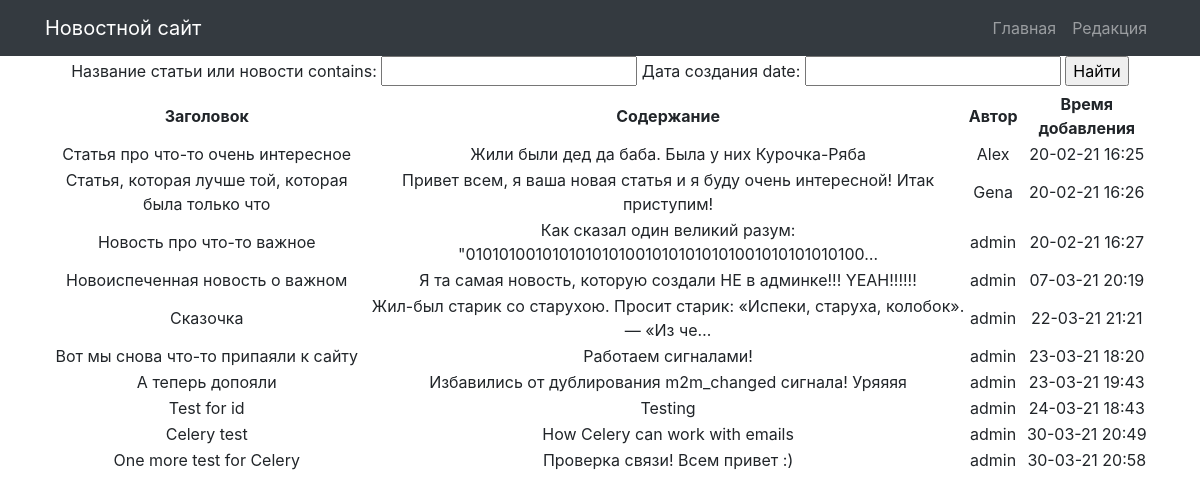
The app's page /search/, older data.
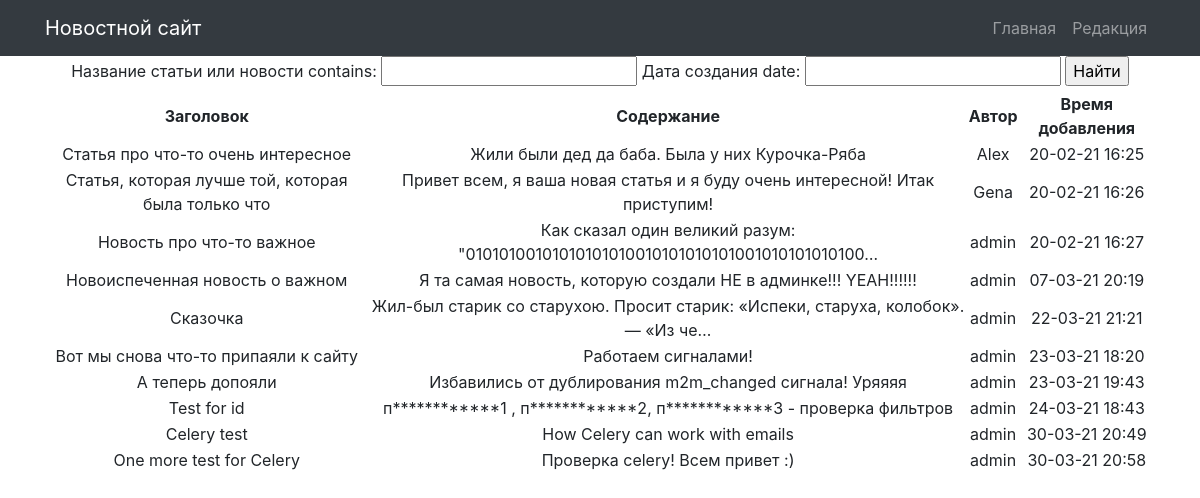
The same page, newer data.
### news/models.py (models this page shows, shortened)
class Post(models.Model):
    ARTICLE_TYPES = (
        ('news', 'Новости'), ('article', 'Статья')
    )
    article_author = models.ForeignKey(Author, on_delete=models.CASCADE, verbose_name=_('Автор статьи или новости'),
                                       related_name='posts')
    article_choice = models.CharField(max_length=50, choices=ARTICLE_TYPES)
    article_time_in = models.DateTimeField(auto_now_add=True, verbose_name=_('Дата создания'))
    article_category = models.ManyToManyField(Category, verbose_name=_('Категория публикации'))
    article_title = models.CharField(max_length=255, verbose_name=_('Название статьи или новости'))
    article_text = models.TextField(verbose_name=_('Основной текст статьи'))
    article_rating = models.IntegerField(default=0, verbose_name=_('Рейтинг публикации'))
    class Meta:
        verbose_name = _('Публикация')
        verbose_name_plural = _('Публикации')

class Author(models.Model):
    author_user = models.OneToOneField(User, on_delete=models.CASCADE, verbose_name=_('Автор'))
    author_rating = models.IntegerField(default=0, verbose_name=_('Рейтинг автора'))
    def __str__(self):
        return self.author_user.username
    class Meta:
        verbose_name = _('Автор')
        verbose_name_plural = _('Авторы')

### news/views.py (the view)
# urls.py: path('search/', NewsSearch.as_view()),
class NewsSearch(ListView):  # TODO реализовать шаблон и страничку для данной вьюшки
    model = Post
    template_name = 'search.html'
    context_object_name = 'posts'
    def get_context_data(self, **kwargs) -> dict:
        context = super().get_context_data(**kwargs)
        context['filter'] = NewsFilter(self.request.GET, queryset=self.get_queryset())
        return context

### news/templatetags/custom_filters_and_tags.py (called while the page is built)
@register.filter(name='censor')
@stringfilter
def censor(value):
    forbidden_words = ["плохое слово 1", "плохое слово 2", "плохое слово 3"]
    f_words = [word for word in forbidden_words if word in value]
    if f_words:
        new_value = value
        for f_word in f_words:
            new_value = new_value.replace(f_word, f_word[0] + '*' * (len(f_word)-2) + f_word[-1])
        return new_value
    else:
        return value

### Templates/search.html (shortened to what this page needs)
{% extends 'default.html' %}
{% load custom_filters_and_tags %}
{% block content %}
<form method="GET">
    {{ filter.form }}
    <input type="submit" value="Найти">
</form>
<table>
    <thead>
        <tr>
            <th>Заголовок</th>
            <th>Содержание</th>
            <th>Автор</th>
            <th>Время добавления</th>
        </tr>
    </thead>
    <tbody>
    {% for post in filter.qs %}
        <tr>
            <td>{{ post.article_title | censor }}</td>
            <td>{{ post.article_text | censor | truncatechars:80 }}</td>
            <td>{{ post.article_author }}</td>
            <td>{{ post.article_time_in | date:'d-m-y H:i'}}</td>
        </tr>
    {% endfor %}
    </tbody>
</table>
{% endblock content %}

Row changes from the older to the newer data that the page shows:
changed Post "Test for id": article_text|censor "Testing" → "п************1 , п************2, п************3 - проверка фильтров"
changed Post "One more test for Celery": article_text|censor "Проверка связи! Всем привет :)" → "Проверка celery! Всем привет :)"
